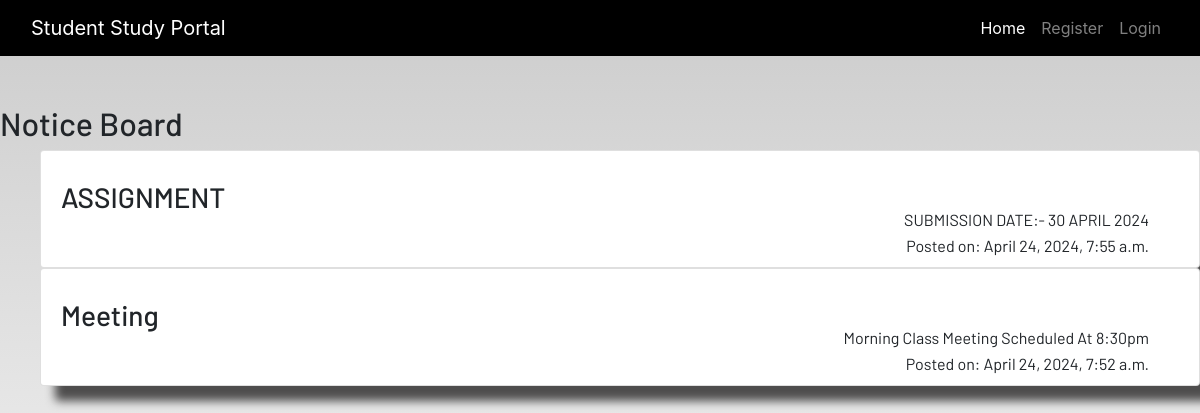
The page /notice_board/ on the database its author committed.
### dashboad/models.py (models this page shows, shortened)
class Notice(models.Model):
    title = models.CharField(max_length=200)
    content = models.TextField()
    date_posted = models.DateTimeField(auto_now_add=True)

### dashboad/views.py (the view)
# urls.py: path('notice_board/', views.notice_board, name='notice_board'),
def notice_board(request):
    notices = Notice.objects.all().order_by('-date_posted')
    return render(request, 'dashboard/notice_board.html', {'notices': notices})

### dashboad/templates/dashboard/notice_board.html (shortened to what this page needs)
{% extends 'dashboard/base.html' %}
{% load static %}
{% block content %}
<h2>Notice Board</h2>
<ul>
{% for notice in notices %}
    <li class="card">
        <h3>{{ notice.title }}</h3>
        <p>{{ notice.content }}</p>
        <p>Posted on: {{ notice.date_posted }}</p>
    </li>
{% empty %}
    <li>No notices available.</li>
{% endfor %}
</ul>
{% endblock %}

### static/css/main.css (style rules this page uses)
html { scroll-behavior: smooth; height: 100%; width: 100%; }
.card { box-shadow: 15px 15px 10px rgb(78, 77, 77); }
.card h3 { margin: 30px 30px 0 20px; left:50px; }
.card p { text-align: right; margin-right: 50px; line-height: 10px; }
html, body { max-width: 100%; overflow-x: hidden; height: 100%; width: 100%; }
body { background: linear-gradient(rgba(0, 0, 0, 0.2), rgba(255, 255, 255, 0.5)); overflow-x: hidden; background-repeat: no-repeat; }

### rows shown on the page
Notice: title "ASSIGNMENT", content "SUBMISSION DATE:- 30 APRIL 2024", date_posted "April 24, 2024, 7:55 a.m."
Notice: title "Meeting", content "Morning Class Meeting Scheduled At 8:30pm", date_posted "April 24, 2024, 7:52 a.m."
